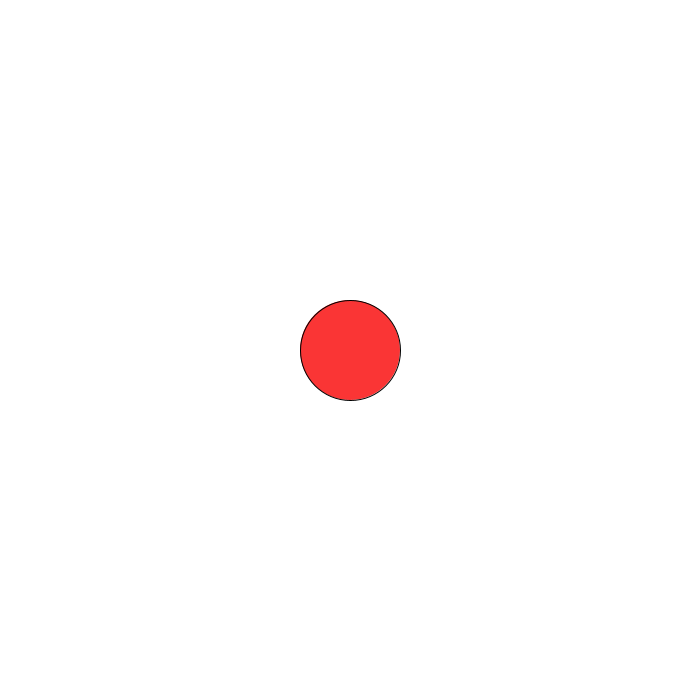
Frame 1 (no input)
Frame 60 (the mouse pressed at the canvas centre just before this capture): identical to frame 1, image omitted
Frame 120 (the mouse held since frame 60 and released just before this capture): identical to frame 1, image omitted

The Processing sketch that drew this single still picture (run headless with seeded random() and noise(); from frame 60 on, the mouse is pressed at the canvas centre):

// Processing sketch: gutierrezs08e00
// ── gutierrezs08e00.pde
int [] tamano = new int[3];//declaracion de array de 3 variables
int crecimiento;
color[] colores = new color[3];
int variedades;
void setup(){
size(700,700);
colores[0] = #FA3535;  //valor de primera variable de array
colores[1] = #1F1DDE; 
colores[2] = 0;
tamano[0] = 100;
tamano[1] = 200;
tamano[2] = 300;
}
void draw(){
  background(255);
  fill(colores[variedades]);// el color partira siendo 0 y luego ira variando
  ellipse(width/2,height/2,tamano[crecimiento],tamano[crecimiento]);
}
void keyPressed(){
 variedades=(int)random(colores.length);//la variacion sera aleatoria
 crecimiento=(int)random(tamano.length);
 }
